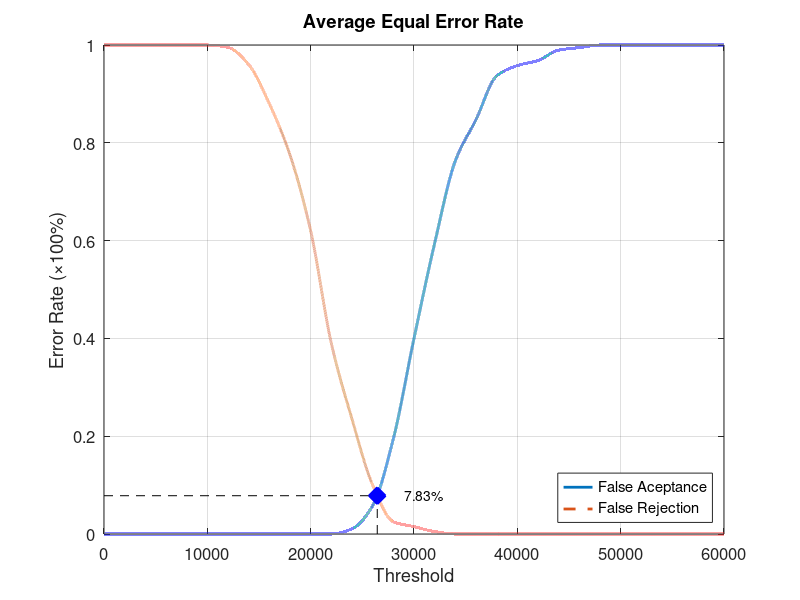
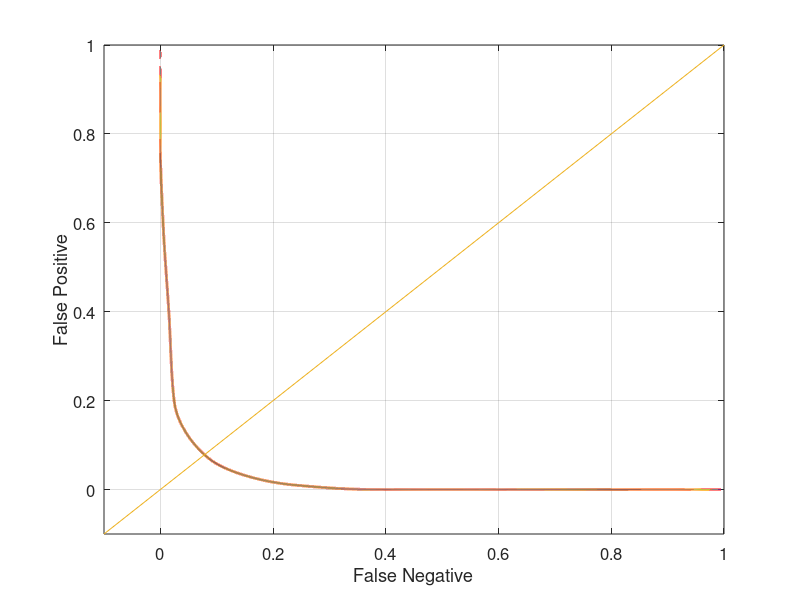

Reproduce these figures in MATLAB, in order.
function yEER = Database4_4
close all;
clear;
clc;
x = 0:2000:60000;
xq = 0:0.5:60000;

y0 = [0 0 0 0 0 0 0 0 0 0 0 0 0.0105263 0.0578947 0.194737 0.4 0.594737 0.763158 0.847368 0.936842 0.957895 0.968421 0.989474 0.994737 1 1 1 1 1 1 1];
yy0 = interp1(x, y0, xq, 'pchip');
y1 = [1 1 1 1 1 1 0.995 0.96 0.88 0.775 0.62 0.39 0.235 0.1 0.025 0.015 0.005 0 0 0 0 0 0 0 0 0 0 0 0 0 0];
yy1 = interp1(x, y1, xq, 'pchip');

% Calculating EER: 
y2 = abs(y0 - y1);
find(y2 == min(y2))
yy2 = abs(yy0 - yy1);
xEER = find(yy2 == min(yy2));
xEERIndex = xq(xEER) % X-axis EER
yEER = yy0(xEER) % Y-axis EER

main = figure
plot(xq, yy0,'-','LineWidth', 2);	hold on
plot(xq, yy1,'--','LineWidth', 2);	hold on
plot([xEERIndex xEERIndex], [0 yEER], 'k--');	hold on
plot([0 xEERIndex], [yEER yEER], 'k--');	hold on
plot(xEERIndex, yEER, 'bx', 'LineWidth', 10);	hold on
text(xEERIndex + 10 * xEERIndex / 100, yEER, [num2str(round((10000 * yEER)) / 100) '%'])
legend('False Aceptance', 'False Rejection', 'Location', 'SouthEast')
xlabel('Threshold')
ylabel('Error Rate (\times100%)')
title('Average Equal Error Rate')
set(gca, 'FontSize', 12)
axis([0 60000 0 1])
grid on

print(main, 'Database4_4Main', '-dpng');
FNRxFPR = figure('Color', [1 1 1]);
plot(yy1, yy0, '-', yy1, yy0, 'LineWidth', 2);
hold on
y = -0.1:0.1:1
plot(y, y); 
set(gca, 'FontSize', 12)
xlabel('False Negative')
ylabel('False Positive')
axis([-0.1 1 -0.1 1])
set(gca, 'FontSize', 12)
grid on

print(FNRxFPR, 'Database4_4FNRxFPR','-dpng');
end
